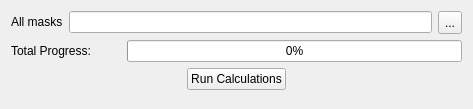
<?xml version="1.0" encoding="UTF-8"?>
<ui version="4.0">
 <class>calculatePoreProperties</class>
 <widget class="QWidget" name="calculatePoreProperties">
  <property name="geometry">
   <rect>
    <x>0</x>
    <y>0</y>
    <width>473</width>
    <height>109</height>
   </rect>
  </property>
  <property name="windowTitle">
   <string>Form</string>
  </property>
  <layout class="QVBoxLayout" name="verticalLayout">
   <item>
    <layout class="QHBoxLayout" name="horizontalLayout">
     <item>
      <widget class="QLabel" name="label">
       <property name="sizePolicy">
        <sizepolicy hsizetype="Fixed" vsizetype="Fixed">
         <horstretch>0</horstretch>
         <verstretch>0</verstretch>
        </sizepolicy>
       </property>
       <property name="text">
        <string>All masks</string>
       </property>
      </widget>
     </item>
     <item>
      <widget class="QLineEdit" name="csvFilename"/>
     </item>
     <item>
      <widget class="QToolButton" name="tbOpenCSV">
       <property name="minimumSize">
        <size>
         <width>0</width>
         <height>23</height>
        </size>
       </property>
       <property name="text">
        <string>...</string>
       </property>
      </widget>
     </item>
    </layout>
   </item>
   <item>
    <layout class="QHBoxLayout" name="horizontalLayout_5">
     <item>
      <widget class="QLabel" name="label_5">
       <property name="sizePolicy">
        <sizepolicy hsizetype="Fixed" vsizetype="Preferred">
         <horstretch>0</horstretch>
         <verstretch>0</verstretch>
        </sizepolicy>
       </property>
       <property name="minimumSize">
        <size>
         <width>110</width>
         <height>0</height>
        </size>
       </property>
       <property name="maximumSize">
        <size>
         <width>110</width>
         <height>16777215</height>
        </size>
       </property>
       <property name="text">
        <string>Total Progress: </string>
       </property>
      </widget>
     </item>
     <item>
      <widget class="QProgressBar" name="totalProgressBar">
       <property name="value">
        <number>0</number>
       </property>
      </widget>
     </item>
    </layout>
   </item>
   <item>
    <layout class="QHBoxLayout" name="horizontalLayout_2">
     <item>
      <spacer name="horizontalSpacer">
       <property name="orientation">
        <enum>Qt::Horizontal</enum>
       </property>
       <property name="sizeHint" stdset="0">
        <size>
         <width>40</width>
         <height>20</height>
        </size>
       </property>
      </spacer>
     </item>
     <item>
      <widget class="QPushButton" name="pbRunCalculations">
       <property name="sizePolicy">
        <sizepolicy hsizetype="Fixed" vsizetype="Fixed">
         <horstretch>0</horstretch>
         <verstretch>0</verstretch>
        </sizepolicy>
       </property>
       <property name="text">
        <string>Run Calculations</string>
       </property>
      </widget>
     </item>
     <item>
      <spacer name="horizontalSpacer_2">
       <property name="orientation">
        <enum>Qt::Horizontal</enum>
       </property>
       <property name="sizeHint" stdset="0">
        <size>
         <width>40</width>
         <height>20</height>
        </size>
       </property>
      </spacer>
     </item>
    </layout>
   </item>
   <item>
    <spacer name="verticalSpacer">
     <property name="orientation">
      <enum>Qt::Vertical</enum>
     </property>
     <property name="sizeHint" stdset="0">
      <size>
       <width>20</width>
       <height>40</height>
      </size>
     </property>
    </spacer>
   </item>
  </layout>
 </widget>
 <resources>
  <include location="../../open_iA/core/open_iA.qrc"/>
 </resources>
 <connections/>
</ui>
